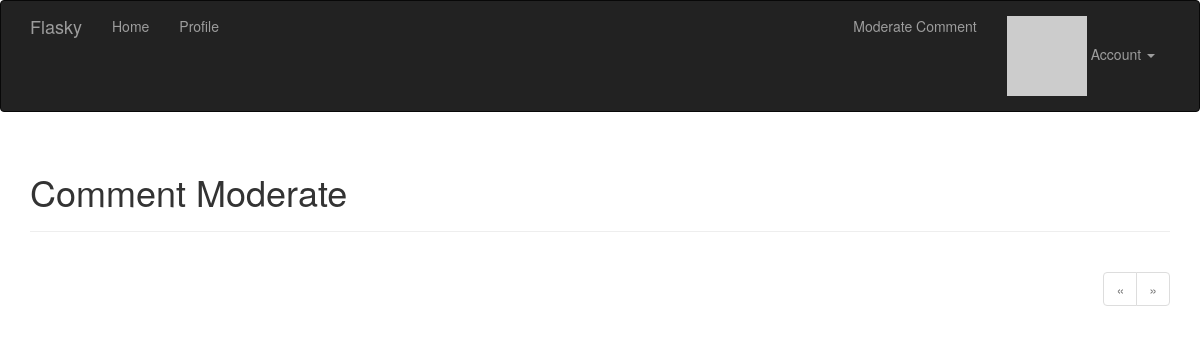
The page /moderate (signed in) on the database as committed earlier.
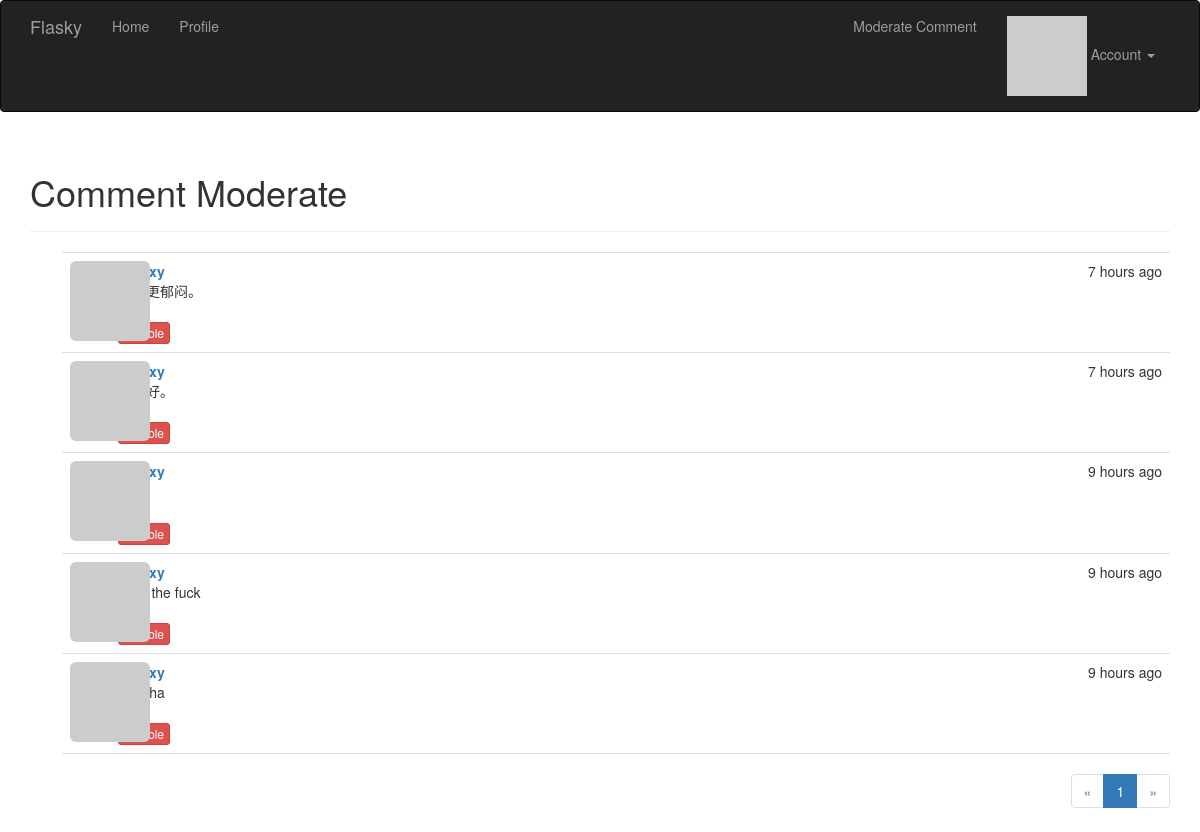
The same page on the database as committed later.
### app/models.py (models this page shows, shortened)
class Comment(db.Model):
    __tablename__ = 'comments'
    id = db.Column(db.Integer,primary_key=True)
    body = db.Column(db.Text)
    body_html = db.Column(db.Text)
    timestamp = db.Column(db.DateTime,index=True,default=datetime.utcnow)
    disabled = db.Column(db.Boolean)
    author_id = db.Column(db.Integer,db.ForeignKey('users.id'))
    post_id = db.Column(db.Integer,db.ForeignKey('posts.id'))

### app/main/views.py (the view)
@main.route('/moderate')
@login_required
@permission_required(Permission.MODERATE_COMMENTS)
def moderate():
    page = request.args.get('page', 1, type=int)
    pagination = Comment.query.order_by(Comment.timestamp.desc()).paginate(
        page,per_page=current_app.config['FLASKY_COMMENT_PER_PAGE'],
        error_out=False)
    comments = pagination.items
    return render_template('moderate.html',comments=comments,
                            pagination=pagination,page=page)

### app/auth/views.py (called while the page is built)
@auth.before_app_request
def before_request():
    if current_user.is_authenticated:
        current_user.ping()
        if not current_user.confirmed \
                and request.endpoint[:5] != 'auth.' \
                and request.endpoint != 'static':
            return redirect(url_for('auth.unconfirmed'))

### app/main/__init__.py (called while the page is built)
@main.app_context_processor
def inject_permissions():
	return dict(Permission=Permission)

### app/models.py (called while the page is built)
@login_manager.user_loader
def load_user(user_id):
    return User.query.get(int(user_id))

    def can(self, permissions):
        return self.role is not None and \
            (self.role.permissions & permissions) == permissions

    def ping(self):
        self.last_seen = datetime.utcnow()
        db.session.add(self)

    def gravatar(self, size=100, default='identicon', rating='g'):
        if request.is_secure:
            url = 'https://secure.gravatar.com/avatar'
        else:
            url = 'http://www.gravatar.com/avatar'
        hash = self.avatar_hash or hashlib.md5(
            self.email.encode('utf-8')).hexdigest()
        return '{url}/{hash}?s={size}&d={default}&r={rating}'.format(
            url=url, hash=hash, size=size, default=default, rating=rating)

### app/templates/moderate.html (shortened to what this page needs)
{% extends "base.html" %}
{% import "_macros.html" as macros %}
{% block page_content %}
<div class="page-header">
    <h1>Comment Moderate</h1>
</div>
{% set moderate = True %}
{% include '_comments.html' %}
{% if pagination %}
<div class="pagination">
    {{ macros.pagination_widget(pagination, '.moderate') }}
</div>
{% endif %}
{% endblock %}

### app/templates/_comments.html (shortened to what this page needs)
<ul class="comments">
    {% for comment in comments %}
    <li class="comment">
        <div class="comment-thumbnail">
            <a href="{{ url_for('.user', username=comment.author.username) }}">
                <img class="img-rounded profile-thumbnail" src="{{ comment.author.gravatar(size=40) }}">
            </a>
        </div>
        <div class="comment-content">
            <div class="comment-date">{{ moment(comment.timestamp).fromNow() }}</div>
            <div class="comment-author"><a href="{{ url_for('.user', username=comment.author.username) }}">{{ comment.author.username }}</a></div>
            <div class="comment-body">
                {% if moderate or not comment.disabled %}
                    {% if comment.body_html %}
                        {{ comment.body_html | safe }}
                    {% else %}
                        {{ comment.body }}
                        {% endif %}
                {% endif %}
            </div>
            {% if moderate %}
                <br>
                {% if comment.disabled %}
                <a class="btn btn-default btn-xs" href="{{ url_for('.moderate_enable', id=comment.id, page=page) }}">Enable</a>
                {% else %}
                <a class="btn btn-danger btn-xs" href="{{ url_for('.moderate_disable', id=comment.id, page=page) }}">Disable</a>
                {% endif %}
            {% endif %}
        </div>
    </li>
    {% endfor %}
</ul>

Rows that differ between the two databases and show on the page:
added Comment: timestamp "7 hours ago", body_html "比你更郁闷。"
added Comment: timestamp "7 hours ago"
added Comment: timestamp "9 hours ago"
added Comment: timestamp "9 hours ago", body_html "what the fuck"
added Comment: timestamp "9 hours ago"
Other text that changed with them:
new list line: "1"
